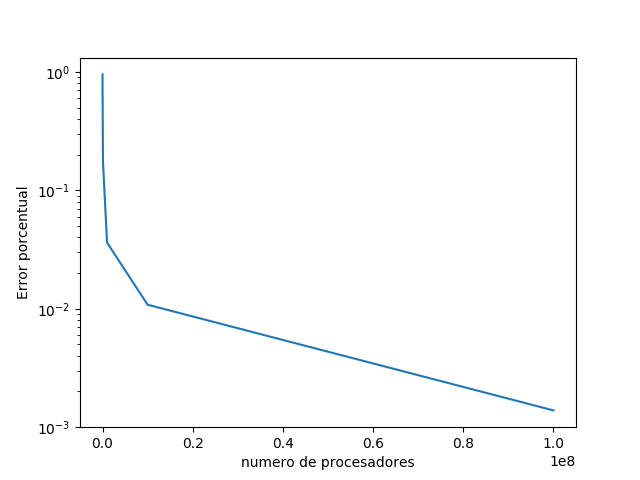

This figure's Python source:
import matplotlib  
matplotlib.use('Agg')
import numpy as np 
import matplotlib.pyplot as plt 
from os import listdir
from os.path import isfile, join
from scipy.stats import norm 

real = 155.0/6.0
data = np.loadtxt('data.dat')
n = data[:,0]
error = abs(real - data[:,1]) / real *100

plt.semilogy(n,error)
plt.xlabel('numero de procesadores')
plt.ylabel('Error porcentual')

plt.savefig('grafica.png')


plt.close()





